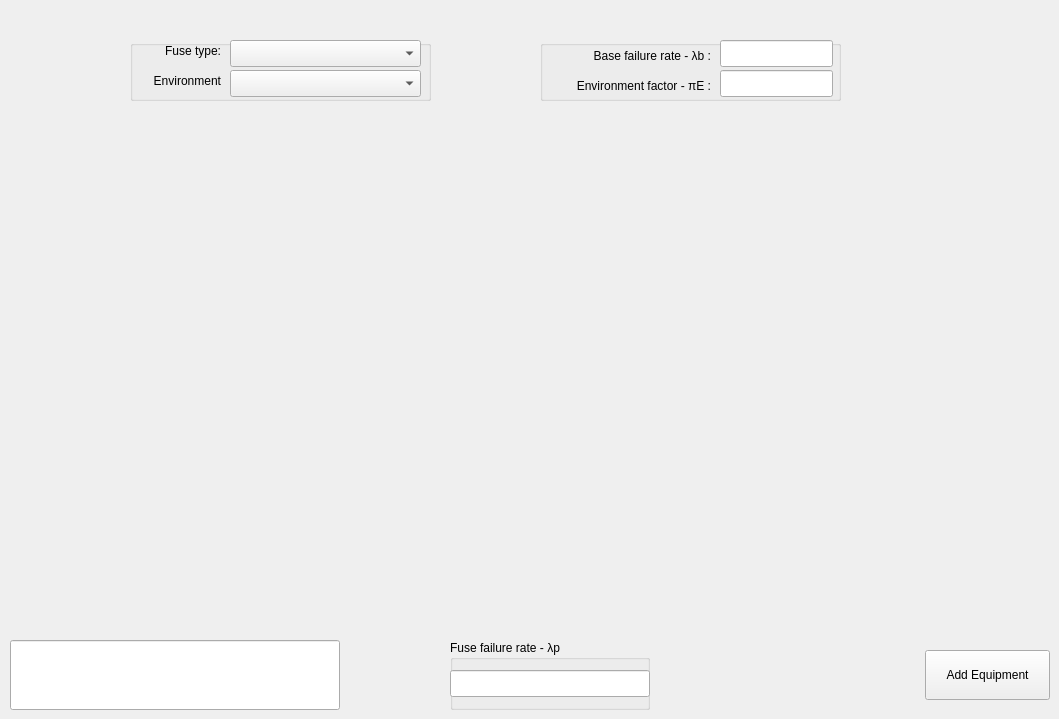
    <widget class="QWidget" name="tab_fuse">
     <attribute name="title">
      <string>Fuse</string>
     </attribute>
     <widget class="QGroupBox" name="groupBox_fs_lambda_p">
      <property name="geometry">
       <rect>
        <x>450</x>
        <y>640</y>
        <width>200</width>
        <height>70</height>
       </rect>
      </property>
      <property name="title">
       <string>Fuse failure rate - λp</string>
      </property>
      <widget class="QLineEdit" name="lineEdit_fs_lamda_p">
       <property name="geometry">
        <rect>
         <x>0</x>
         <y>30</y>
         <width>200</width>
         <height>27</height>
        </rect>
       </property>
       <property name="readOnly">
        <bool>true</bool>
       </property>
      </widget>
     </widget>
     <widget class="QGroupBox" name="groupBox_14">
      <property name="geometry">
       <rect>
        <x>130</x>
        <y>40</y>
        <width>301</width>
        <height>61</height>
       </rect>
      </property>
      <property name="title">
       <string/>
      </property>
      <widget class="QComboBox" name="comboBox_fs_type">
       <property name="geometry">
        <rect>
         <x>100</x>
         <y>0</y>
         <width>191</width>
         <height>27</height>
        </rect>
       </property>
       <property name="currentText">
        <string/>
       </property>
      </widget>
      <widget class="QLabel" name="label_fs_environment">
       <property name="geometry">
        <rect>
         <x>0</x>
         <y>30</y>
         <width>91</width>
         <height>21</height>
        </rect>
       </property>
       <property name="text">
        <string>Environment</string>
       </property>
       <property name="alignment">
        <set>Qt::AlignRight|Qt::AlignTrailing|Qt::AlignVCenter</set>
       </property>
      </widget>
      <widget class="QComboBox" name="comboBox_fs_environment">
       <property name="geometry">
        <rect>
         <x>100</x>
         <y>30</y>
         <width>191</width>
         <height>27</height>
        </rect>
       </property>
       <property name="currentText">
        <string/>
       </property>
      </widget>
      <widget class="QLabel" name="label_fs_fuse_type">
       <property name="geometry">
        <rect>
         <x>20</x>
         <y>0</y>
         <width>71</width>
         <height>21</height>
        </rect>
       </property>
       <property name="text">
        <string>Fuse type:</string>
       </property>
       <property name="alignment">
        <set>Qt::AlignRight|Qt::AlignTrailing|Qt::AlignVCenter</set>
       </property>
      </widget>
     </widget>
     <widget class="QGroupBox" name="groupBox_15">
      <property name="geometry">
       <rect>
        <x>540</x>
        <y>40</y>
        <width>301</width>
        <height>61</height>
       </rect>
      </property>
      <property name="title">
       <string/>
      </property>
      <widget class="QLabel" name="label_fs_pi_e">
       <property name="geometry">
        <rect>
         <x>0</x>
         <y>30</y>
         <width>171</width>
         <height>31</height>
        </rect>
       </property>
       <property name="text">
        <string>Environment factor - πE :</string>
       </property>
       <property name="alignment">
        <set>Qt::AlignRight|Qt::AlignTrailing|Qt::AlignVCenter</set>
       </property>
      </widget>
      <widget class="QLineEdit" name="lineEdit_fs_pi_e">
       <property name="geometry">
        <rect>
         <x>180</x>
         <y>30</y>
         <width>113</width>
         <height>27</height>
        </rect>
       </property>
       <property name="text">
        <string/>
       </property>
       <property name="readOnly">
        <bool>true</bool>
       </property>
      </widget>
      <widget class="QLineEdit" name="lineEdit_fs_lambda_b">
       <property name="geometry">
        <rect>
         <x>180</x>
         <y>0</y>
         <width>113</width>
         <height>27</height>
        </rect>
       </property>
       <property name="readOnly">
        <bool>true</bool>
       </property>
      </widget>
      <widget class="QLabel" name="label_fs_lambda_b">
       <property name="geometry">
        <rect>
         <x>20</x>
         <y>0</y>
         <width>151</width>
         <height>31</height>
        </rect>
       </property>
       <property name="text">
        <string>Base failure rate - λb :</string>
       </property>
       <property name="alignment">
        <set>Qt::AlignRight|Qt::AlignTrailing|Qt::AlignVCenter</set>
       </property>
      </widget>
     </widget>
     <widget class="QPushButton" name="addButton_c_ee_fuse">
      <property name="geometry">
       <rect>
        <x>925</x>
        <y>650</y>
        <width>125</width>
        <height>50</height>
       </rect>
      </property>
      <property name="text">
       <string>Add Equipment</string>
      </property>
     </widget>
     <widget class="QLineEdit" name="lineEdit_c_fs_warning_box">
      <property name="geometry">
       <rect>
        <x>10</x>
        <y>640</y>
        <width>330</width>
        <height>70</height>
       </rect>
      </property>
      <property name="readOnly">
       <bool>true</bool>
      </property>
     </widget>
    </widget>
